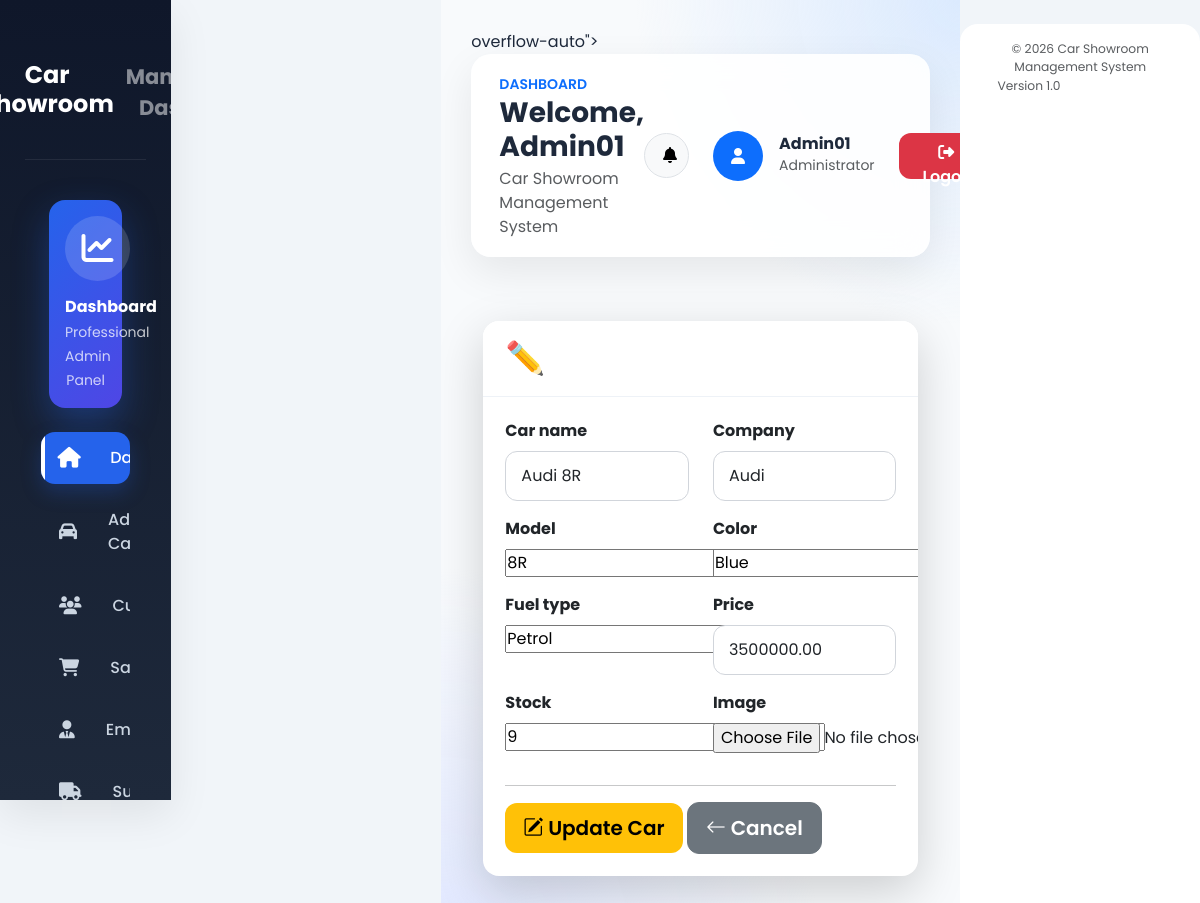
Before: /edit-car/4/ (signed in) with the older database file.
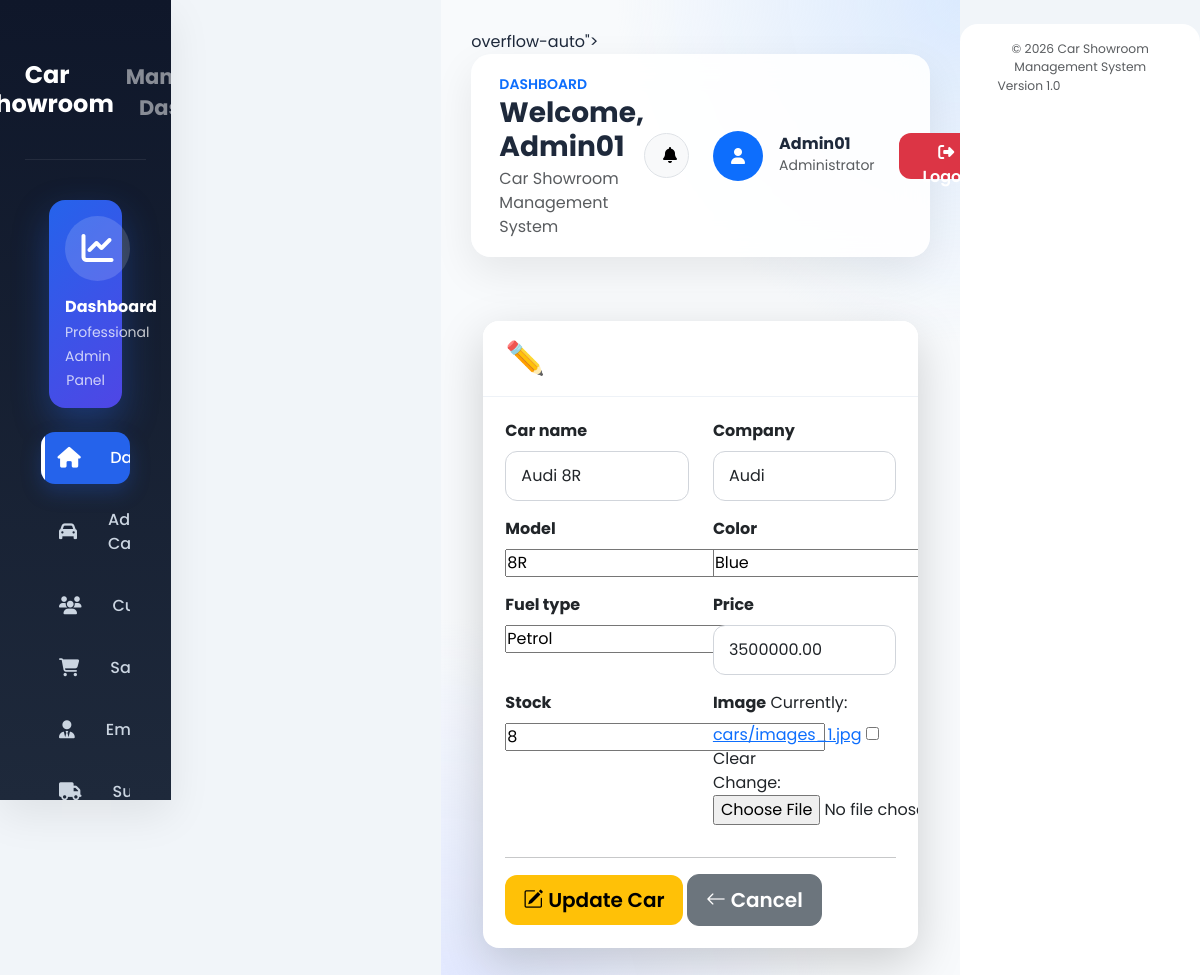
After: the same page with the newer database file.
### showroom/models.py (models this page shows, shortened)
class Car(models.Model):
    car_name = models.CharField(max_length=100)
    company = models.CharField(max_length=100)
    model = models.CharField(max_length=100)
    color = models.CharField(max_length=50)
    fuel_type = models.CharField(max_length=30)
    price = models.DecimalField(max_digits=10, decimal_places=2)
    stock = models.PositiveIntegerField(default=1)
    image = models.ImageField(upload_to="cars/", blank=True, null=True)
    class Meta:
        ordering = ["company", "car_name"]

### showroom/views.py (the view)
# urls.py: path("edit-car/<int:id>/", views.edit_car, name="edit_car"),
@login_required
@permission_required("showroom.change_car", raise_exception=True)
def edit_car(request, id):
    car = get_object_or_404(
        Car,
        id=id
    )
    if request.method == "POST":
        form = CarForm(
            request.POST,
            request.FILES,
            instance=car
        )
        if form.is_valid():
            form.save()
            messages.success(
                request,
                "Car updated successfully."
            )
            return redirect("home")
    else:
        form = CarForm(instance=car)
    return render(
        request,
        "showroom/edit_car.html",
        {
            "form": form,
            "car": car,
        }
    )

### showroom/forms.py
class CarForm(forms.ModelForm):
    class Meta:
        model = Car
        fields = "__all__"
        widgets = {
            "car_name": forms.TextInput(attrs={
                "class": "form-control"
            }),
            "company": forms.TextInput(attrs={
                "class": "form-control"
            }),
            "price": forms.NumberInput(attrs={
                "class": "form-control"
            }),
        }

### showroom/templates/showroom/edit_car.html (shortened to what this page needs)
{% extends "showroom/base.html" %}
{% block content %}
<div class="container py-4">
    <div class="card shadow-lg border-0 rounded-4">
        <div class="card-header text-white"
             style="background:linear-gradient(90deg,#f59e0b,#d97706);">
            <h2 class="mb-0">
                ✏️ Edit Car
            </h2>
        </div>
        <div class="card-body">
            <form method="POST" enctype="multipart/form-data">
                <div class="row">
                    {% for field in form %}
                    <div class="col-md-6 mb-3">
                        <label class="form-label fw-bold">
                            {{ field.label }}
                        </label>
                        {{ field }}
                    </div>
                    {% endfor %}
                </div>
                <hr>
                <button type="submit" class="btn btn-warning btn-lg">
                    <i class="bi bi-pencil-square"></i>
                    Update Car
                </button>
                <a href="/" class="btn btn-secondary btn-lg">
                    <i class="bi bi-arrow-left"></i>
                    Cancel
                </a>
            </form>
        </div>
    </div>
</div>
{% endblock %}

Changed rows visible on the page:
changed Car "Audi 8R": stock "9" → "8"
Other visible differences:
new list line: "Currently: cars/images_1.jpg Clear Change: ☐"
